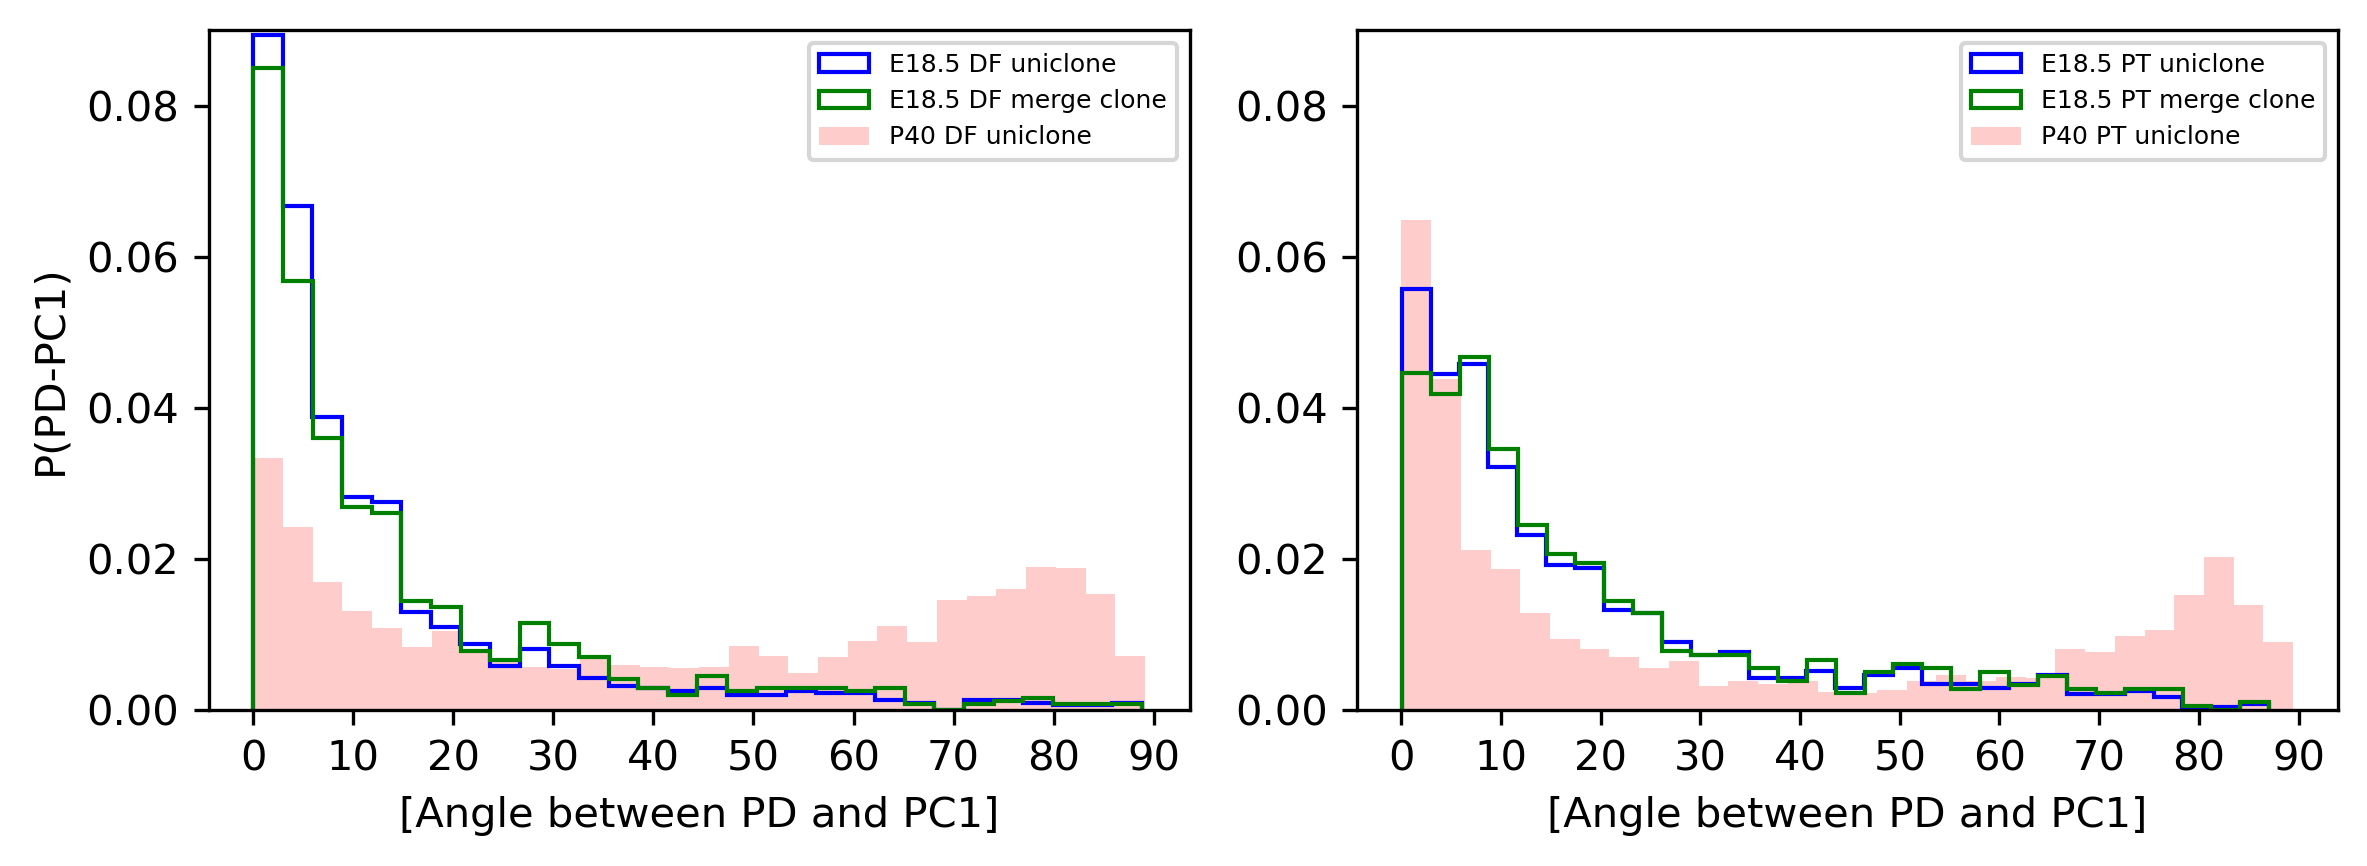

Write the Python code that produced this figure.

import matplotlib.pyplot as plt 
import numpy as np


def plot_figure(pd_pc1_df,ax,mycolor,legendlabel,subplot,design,alpha):
	print(len(pd_pc1_df))
	ax[subplot].hist(pd_pc1_df,bins=30,density=True,histtype=design, color=mycolor, facecolor=mycolor,alpha=alpha,label=legendlabel)

def readfiles(path,df_file):
	pd_pc1_df=[]
	for fi in range(len(df_file)):
		f=open(path+df_file[fi],'r')
		cont=f.readlines()
		for i in range(len(cont)):
			l=cont[i].split(',')
			pd_pc1_df.append(float(l[0]))
			
	return pd_pc1_df 
	

def main():
	path2='15_micron_2colorCoded3d_for_PC1_and_PD_merged_mask/'
	path1='2colorCoded3d_for_PC1_and_PD_embryo_uniclone/'
	path3='2colorCoded3d_for_PC1_and_PD_postnatal/'

				
	fig,ax=plt.subplots(1,2,figsize=(8,3))
	
	df_file=['S153_m7_distalfemur.dat', 'S154_m3_distalfemur.dat',  'S154_m4_distalfemur.dat']
	pt_file=['S153_m7_proximaltibia.dat', 'S154_m3_proximaltibia.dat',  'S154_m4_proximaltibia.dat']

	pd_pc1_df=readfiles(path1,df_file)
	pd_pc1_pt=readfiles(path1,pt_file)
	plot_figure(pd_pc1_df,ax,'b','E18.5 DF uniclone',0,'step',1)		
	plot_figure(pd_pc1_pt,ax,'b','E18.5 PT uniclone',1,'step',1)


	pd_pc1_df=readfiles(path2,df_file)
	pd_pc1_pt=readfiles(path2,pt_file)
	plot_figure(pd_pc1_df,ax,'g','E18.5 DF merge clone',0,'step',1)		
	plot_figure(pd_pc1_pt,ax,'g','E18.5 PT merge clone',1,'step',1)





	df_file=['S151_m2_distalfemur.dat','S152_m3_distalfemur.dat','S152_m4_distalfemur.dat']
	pt_file=['S151_m2_proximaltibia.dat','S152_m3_proximaltibia.dat','S152_m4_proximaltibia.dat']

	pd_pc1_df=readfiles(path3,df_file)
	pd_pc1_pt=readfiles(path3,pt_file)
	plot_figure(pd_pc1_df,ax,'r','P40 DF uniclone',0,'stepfilled',0.2)		
	plot_figure(pd_pc1_pt,ax,'r','P40 PT uniclone',1,'stepfilled',0.2)


	#ax[0,0].set_xlim([-180,180.1])
	ax[0].set_xlabel('[Angle between PD and PC1]')
	ax[1].set_xlabel('[Angle between PD and PC1]')
	ax[0].set_ylabel('P(PD-PC1)')
	ax[0].legend(prop={'size': 6},loc='upper right')
	ax[1].legend(prop={'size': 6},loc='upper right')
	#	start, end = ax[0,0].get_xlim()
	#	stepsize=60
	ax[0].xaxis.set_ticks(np.arange(0, 90.1, 10))
	ax[1].xaxis.set_ticks(np.arange(0, 90.1, 10))
	ax[1].set_ylim([0,0.09])
	ax[0].set_ylim([0,0.09])
				
	fig.tight_layout()
	#fig.savefig('Embryo_automated_cluster_cutoff_12.png',bbox_inches='tight',dpi=300)
	fig.savefig('histogram_PD_PC1.png',bbox_inches='tight',dpi=300)
	fig.clf()
				
				
main()				
